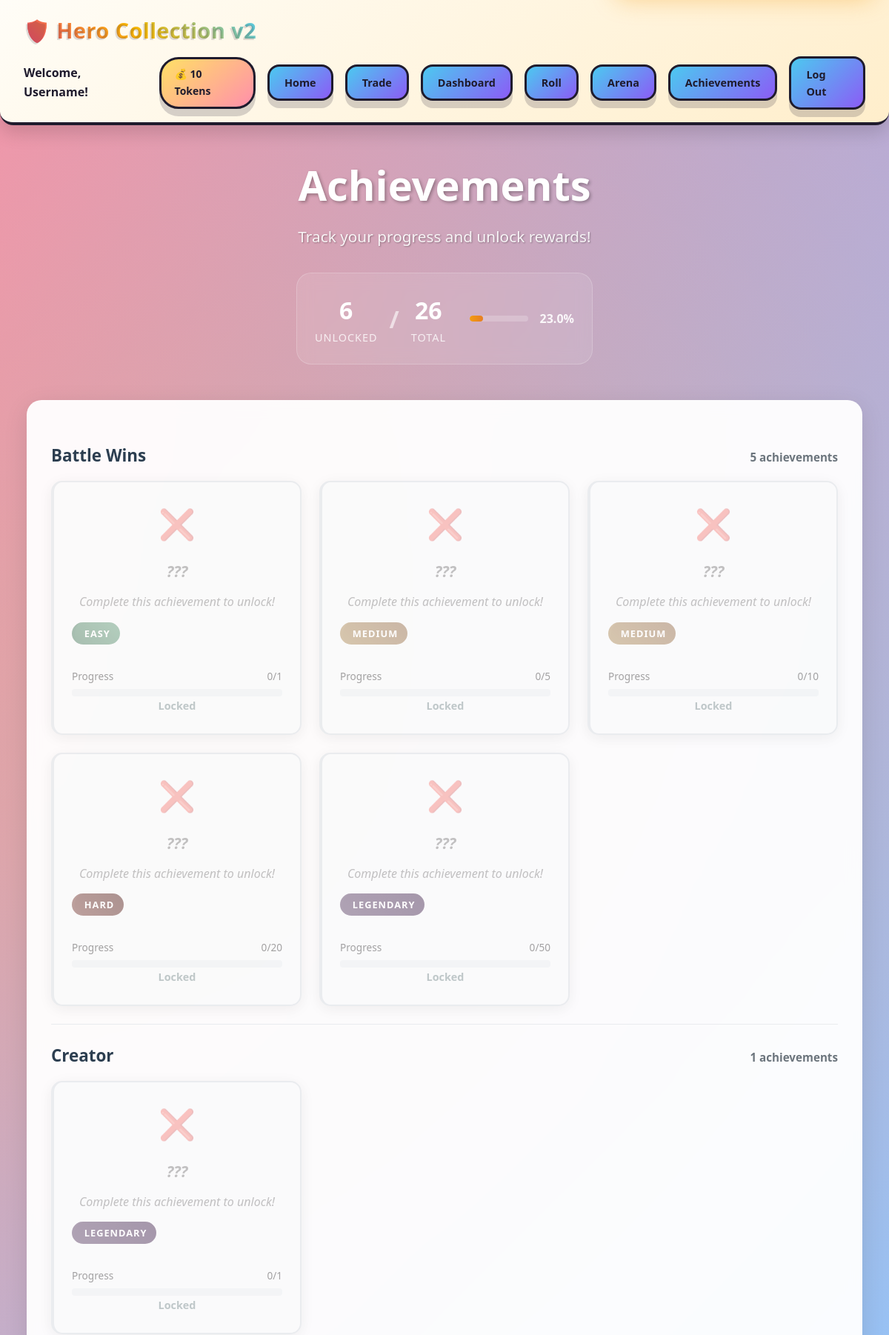
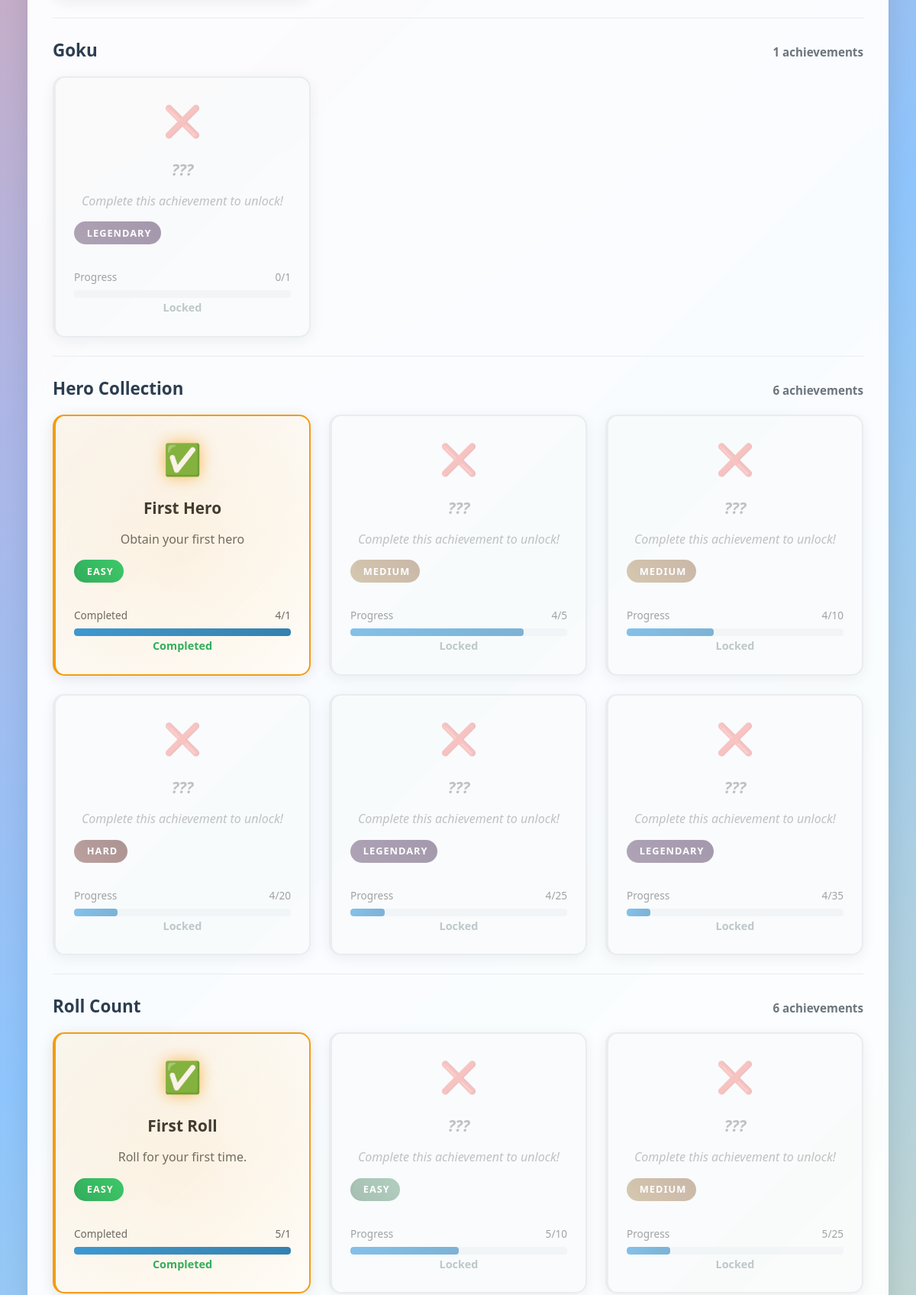
The app's page /achievements (signed in, upper part) with its own data (2 pictures, top to bottom).
### main.py (models this page shows)
class User(db.Model, UserMixin):
    id = db.Column(db.Integer, primary_key=True)
    username = db.Column(db.String(30), nullable=False)
    password = db.Column(db.String(70), nullable=False)
    tokens = db.Column(db.Integer, default=50)
    tokens_spent = db.Column(db.Integer, default=0)
    rolls_done = db.Column(db.Integer, default=0)
    last_daily_claim = db.Column(db.DateTime, default=datetime.utcnow)
    security_question = db.Column(db.String(200), nullable=True)
    security_answer_hash = db.Column(db.String(200), nullable=True)
    battle_wins = db.Column(db.Integer, default=0)
    battle_losses = db.Column(db.Integer, default=0)
    heroes = db.relationship('Hero', secondary=user_heroes, backref="owners")
    heroes_history = db.relationship('Hero', secondary=user_hero_history, backref="historical_owners")
    achievements = db.relationship("Achievement", secondary=user_achievements, backref="owners")

class Achievement(db.Model):
    id = db.Column(db.Integer, primary_key=True)
    name = db.Column(db.String(50), nullable=False)
    description = db.Column(db.String(200), nullable=False)
    type = db.Column(db.String(100), nullable=False)
    value = db.Column(db.Integer, default=0)
    difficulty = db.Column(db.String(50), nullable=False)

### main.py (the view)
@app.route('/achievements')
@login_required
def achievements():
    check_achievements()
    all_achievements = Achievement.query.order_by(Achievement.type, Achievement.value, Achievement.id).all()
    user_achievements = current_user.achievements
    user_achievement_ids = {a.id for a in user_achievements}
    achievements_by_type = defaultdict(list)
    def current_value_for(achievement):
        if achievement.type == "hero_collection":
            return len(current_user.heroes)
        if achievement.type == "roll_count":
            return current_user.rolls_done
        if achievement.type == "tokens_spent":
            return current_user.tokens_spent
        if achievement.type == "battle_wins":
            return current_user.battle_wins
        if achievement.type == "goku":
            return 1 if any(hero.name == "Goku" for hero in current_user.heroes) else 0
        if achievement.type == "creator":
            return 1 if any(hero.name == "The Creator" for hero in current_user.heroes) else 0
        return 0
    for achievement in all_achievements:
        is_unlocked = achievement.id in user_achievement_ids
        target_value = achievement.value or 0
        if achievement.type in ("goku", "creator") and target_value == 0:
            target_value = 1
        current_value = current_value_for(achievement)
        progress_percent = 0
        if target_value > 0:
            progress_percent = int((current_value / target_value) * 100)
        if progress_percent > 100:
            progress_percent = 100
        if is_unlocked:
            progress_percent = 100
        achievements_by_type[achievement.type].append({
            "achievement": achievement,
            "is_unlocked": is_unlocked,
            "target_value": target_value,
            "current_value": current_value,
            "progress_percent": progress_percent
        })
    newly_unlocked_achievements = []
    ordered_types = sorted(achievements_by_type.keys())
    return render_template('achievement.html',
        all_achievements=all_achievements,
        user_achievements=user_achievements,
        user_achievement_ids=user_achievement_ids,
        newly_unlocked_achievements=newly_unlocked_achievements,
        achievements_by_type=achievements_by_type,
        ordered_types=ordered_types
    )

### main.py (called while the page is built)
@login_manager.user_loader
def load_user(user_id):
    return User.query.get(int(user_id))

### templates/achievement.html (shortened to what this page needs)
{% extends "base.html" %}
{% block content %}
<link rel="stylesheet" href="{{ url_for('static', filename='achievement.css') }}">
{% set unlocked_count = user_achievements|length %}
{% set total_count = all_achievements|length %}
{% set overall_progress = 0 %}
{% if total_count > 0 %}
    {% set overall_progress = ((unlocked_count / total_count) * 100) | round(0, 'floor') %}
{% endif %}
<div class="container">
    <div class="achievements-header">
        <h1 class="achievements-title">Achievements</h1>
        <p class="achievements-subtitle">Track your progress and unlock rewards!</p>
        <div class="achievement-stats">
            <div class="stat-item">
                <span class="stat-number">{{ unlocked_count }}</span>
                <span class="stat-label">Unlocked</span>
            </div>
            <div class="stat-divider">/</div>
            <div class="stat-item">
                <span class="stat-number">{{ total_count }}</span>
                <span class="stat-label">Total</span>
            </div>
            <div class="progress-bar" aria-label="Overall achievement progress">
                <div class="progress-fill" style="width: {{ overall_progress }}%;"></div>
            </div>
            <div class="progress-percent">{{ overall_progress }}%</div>
        </div>
    </div>
    {% set grouped_types = ordered_types | default([], true) %}
    {% set grouped_achievements = achievements_by_type | default({}, true) %}
    <div class="achievements-section">
        {% for type_key in grouped_types %}
            {% set type_label = type_key.replace('_', ' ')|title %}
            <div class="achievement-type">
                <div class="achievement-type-header">
                    <h2 class="type-title">{{ type_label }}</h2>
                    <span class="type-count">{{ grouped_achievements[type_key]|length }} achievements</span>
                </div>
                <div class="achievements-grid">
                    {% for item in grouped_achievements[type_key] %}
                        {% set achievement = item.achievement %}
                        {% set is_unlocked = item.is_unlocked %}
                        {% set target_value = item.target_value %}
                        {% set current_value = item.current_value %}
                        {% set progress_percent = item.progress_percent %}
                        <div class="achievement-card {% if not is_unlocked %}locked{% endif %} difficulty-{{ achievement.difficulty|lower }}"
                             data-difficulty="{{ achievement.difficulty|lower }}"
                             data-status="{% if is_unlocked %}unlocked{% else %}locked{% endif %}">
                            <div class="achievement-icon">
                                {% if is_unlocked %}
                                    <span class="trophy-icon">✅</span>
                                {% else %}
                                    <span class="locked-icon">❌</span>
                                {% endif %}
                            </div>
                            <div class="achievement-content">
                                <div class="achievement-name">
                                    {% if is_unlocked %}
                                        {{ achievement.name }}
                                    {% else %}
                                        <span class="hidden-text">???</span>
                                    {% endif %}
                                </div>
                                <div class="achievement-description">
                                    {% if is_unlocked %}
                                        {{ achievement.description }}
                                    {% else %}
                                        <span class="hidden-description">Complete this achievement to unlock!</span>
                                    {% endif %}
                                </div>
                                <div class="achievement-difficulty difficulty-{{ achievement.difficulty|lower }}">
                                    {{ achievement.difficulty }}
                                </div>
                            </div>
                            <div class="achievement-progress">
                                <div class="progress-meta">
                                    <span class="progress-label">{% if is_unlocked %}Completed{% else %}Progress{% endif %}</span>
                                    {% if target_value > 0 %}
                                        <span class="progress-count">{{ current_value }}/{{ target_value }}</span>
                                    {% endif %}
                                </div>
                                <div class="progress-bar">
                                    <div class="progress-fill" style="width: {{ progress_percent }}%;"></div>
                                </div>
                            </div>
                            <div class="achievement-status">
                                {% if is_unlocked %}
                                    <span class="status-completed">Completed</span>
                                {% else %}
                                    <span class="status-locked">Locked</span>
                                {% endif %}
                            </div>
                            {% if is_unlocked %}
                                <div class="unlock-glow"></div>
                            {% endif %}
                        </div>
                    {% endfor %}
                </div>
            </div>
        {% endfor %}
    </div>
</div>
{% endblock %}

### templates/header.html (shortened to what this page needs)
<nav class="navbar">
    <div class="navbar-content">
        <div class="logo">🛡️ Hero Collection v2</div>
        <div class="nav-links">
            <div class="username">Welcome, {{ current_user.username }}!</div>
            <div class="tokens">💰 {{ current_user.tokens }} Tokens</div>
            <div class="homeL"><a href="{{ url_for('home')}}">Home</a></div>
            <div class="homeL"><a href="{{ url_for('trade')}}">Trade</a></div>
            <div class="homeL"><a href="{{ url_for('dashboard')}}">Dashboard</a></div>
            <div class="homeL"><a href="{{ url_for('roll')}}">Roll</a></div>
            <div class="homeL"><a href="{{ url_for('arena')}}">Arena</a></div>
            <div class="homeL"><a href="{{ url_for('achievements')}}">Achievements</a></div>
            <div class="homeL"><a href="{{ url_for('logout')}}">Log Out</a></div>
        </div>
    </div>
</nav>

### static/style.css (style rules this page uses)
* { margin: 0; padding: 0; box-sizing: border-box; }
:root { --ink: #1f1b2d; --ink-soft: #2d263b; --paper: #fff7eb; --sky: #4cc9f0; --sun: #ffb703; --berry: #ef476f; --grape: #8b5cf6; --leaf: #2ec27e; --shadow-strong: 0 10px 0 rgba(31, 27, 45, 0.18); --shadow-pop: 0 12px 0 var(--ink); --shadow-soft: 0 10px 25px rgba(0, 0, 0, 0.15); }
body { font-family: 'Comic Sans MS', 'Trebuchet MS', 'Segoe UI', Tahoma, Geneva, Verdana, sans-serif; background: radial-gradient(circle at 20% 20%, rgba(255, 183, 3, 0.18) 0, transparent 30%), radial-gradient(circle at 80% 0%, rgba(79, 201, 240, 0.2) 0, transparent 28%), linear-gradient(135deg, #ff8fab 0%, #8ec5fc 50%, #f9e79f 100%); min-height: 100vh; color: var(--ink); align-items: center; gap: 1rem; line-height: 1.6; }
.navbar { background: linear-gradient(145deg, #fffdf7, #ffeecb); padding: 1.1rem 2rem; box-shadow: var(--shadow-soft); border-bottom: 4px solid var(--ink); position: sticky; top: 0; z-index: 100; border-radius: 0 0 18px 18px; }
.navbar-content { display: flex; justify-content: space-between; align-items: center; max-width: 1200px; margin: 0 auto; flex-wrap: wrap; gap: 0.75rem; }
.logo { font-size: 1.8rem; font-weight: 900; letter-spacing: 0.5px; background: linear-gradient(45deg, #ef476f, #f7b801, #4cc9f0); -webkit-background-clip: text; -webkit-text-fill-color: transparent; background-clip: text; text-shadow: -2px 2px 0 rgba(31, 27, 45, 0.15); }
.nav-links { display: flex; align-items: center; gap: 1rem; }
.tokens { background: linear-gradient(140deg, #ffe066, #ff8fab); color: var(--ink); padding: 0.6rem 1.1rem; border-radius: 26px; font-weight: 800; box-shadow: var(--shadow-strong); border: 3px solid var(--ink); font-size: 0.875rem; }
.homeL { background: linear-gradient(135deg, #4cc9f0, #8b5cf6); color: var(--ink); padding: 10px 20px; border-radius: 16px; font-weight: 900; text-decoration: none; display: inline-block; box-shadow: var(--shadow-strong); border: 3px solid var(--ink); transition: all 0.25s ease; transform: scale(1); font-size: 0.9rem; }
a { color: var(--ink); text-decoration: none; }
.username { font-weight: 800; color: var(--ink); }
.container { max-width: 1200px; margin: 0 auto; padding: 2.25rem; }

### records on screen
User: username "Username", tokens "10"
Achievement: type_label "Battle Wins", grouped_achievements "5", type "battle_wins" (drawn), difficulty "EASY", type_key "0" "0" "0" "0" "0", type_key "1" "5" "10" "20" "50"
Achievement: difficulty "MEDIUM"
Achievement: difficulty "MEDIUM"
Achievement: difficulty "HARD"
Achievement: difficulty "LEGENDARY"
Achievement: type "Creator", grouped_achievements "1", difficulty "LEGENDARY", type_key "0", type_key "1"
Achievement: type "Goku", grouped_achievements "1", difficulty "LEGENDARY", type_key "0", type_key "1"
Achievement: type_label "Hero Collection", grouped_achievements "6", type "hero_collection" (drawn), name "First Hero", description "Obtain your first hero", difficulty "EASY", type_key "4" "4" "4" "4" "4" "4", type_key "1" "5" "10" "20" "25" "35"
Achievement: difficulty "MEDIUM"
Achievement: difficulty "MEDIUM"
Achievement: difficulty "HARD"
Achievement: difficulty "LEGENDARY"
Achievement: difficulty "LEGENDARY"
Achievement: type_label "Roll Count", grouped_achievements "6", type "roll_count" (drawn), name "First Roll", description "Roll for your first time.", difficulty "EASY", type_key "5" "5" "5", type_key "1" "10" "25"
Achievement: difficulty "EASY"
Achievement: difficulty "MEDIUM"

### other values on screen
{{ unlocked_count }} "6"
{{ total_count }} "26"
{{ overall_progress }} "23.0"
